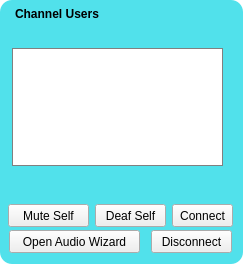
<?xml version="1.0" encoding="UTF-8"?>
<ui version="4.0">
 <class>MumbleClientWidget</class>
 <widget class="QWidget" name="MumbleClientWidget">
  <property name="windowModality">
   <enum>Qt::NonModal</enum>
  </property>
  <property name="enabled">
   <bool>true</bool>
  </property>
  <property name="geometry">
   <rect>
    <x>0</x>
    <y>0</y>
    <width>243</width>
    <height>264</height>
   </rect>
  </property>
  <property name="acceptDrops">
   <bool>true</bool>
  </property>
  <property name="styleSheet">
   <string notr="true">/*QWidget#MumbleClientWidget 
{
 	border: 0px;
	windowFlags: 0x00000800;

}; */

QWidget#MumbleClientWidget 
{
	border: 0px;
	windowFlags: 0x00000800;
    background-color: transparent; }
QFrame#frame { 
windowFlags: 0x00000800;
background-color: rgba(33, 217, 229,200); border-radius: 12px;
}

QLabel, QPushButton {
	font-size: 9pt;
}

QLabel#labelConnectionStateTitle, #labelChannelNameTitle, #labelControlsTitle, #labelChatTitle {
	font-weight: bold;
}

QPlainTextEdit, QLineEdit, QListWidget {
	border: 1px solid grey;
}

QLineEdit {
	border-top: 0px;
}</string>
  </property>
  <widget class="QFrame" name="frame">
   <property name="geometry">
    <rect>
     <x>0</x>
     <y>0</y>
     <width>243</width>
     <height>264</height>
    </rect>
   </property>
   <property name="frameShape">
    <enum>QFrame::StyledPanel</enum>
   </property>
   <property name="frameShadow">
    <enum>QFrame::Raised</enum>
   </property>
   <widget class="QLabel" name="labelChannelNameTitle">
    <property name="geometry">
     <rect>
      <x>13</x>
      <y>6</y>
      <width>93</width>
      <height>16</height>
     </rect>
    </property>
    <property name="sizePolicy">
     <sizepolicy hsizetype="Fixed" vsizetype="Preferred">
      <horstretch>0</horstretch>
      <verstretch>0</verstretch>
     </sizepolicy>
    </property>
    <property name="text">
     <string>Channel Users</string>
    </property>
    <property name="indent">
     <number>2</number>
    </property>
   </widget>
   <widget class="QPushButton" name="buttonDisconnect">
    <property name="geometry">
     <rect>
      <x>151</x>
      <y>230</y>
      <width>81</width>
      <height>23</height>
     </rect>
    </property>
    <property name="text">
     <string>Disconnect</string>
    </property>
   </widget>
   <widget class="QLabel" name="labelConnectionState">
    <property name="geometry">
     <rect>
      <x>9</x>
      <y>170</y>
      <width>221</width>
      <height>31</height>
     </rect>
    </property>
    <property name="text">
     <string/>
    </property>
    <property name="alignment">
     <set>Qt::AlignCenter</set>
    </property>
   </widget>
   <widget class="QListWidget" name="listUsers">
    <property name="geometry">
     <rect>
      <x>12</x>
      <y>48</y>
      <width>211</width>
      <height>118</height>
     </rect>
    </property>
   </widget>
   <widget class="QPushButton" name="deafSelfToggle">
    <property name="geometry">
     <rect>
      <x>95</x>
      <y>204</y>
      <width>71</width>
      <height>23</height>
     </rect>
    </property>
    <property name="text">
     <string>Deaf Self</string>
    </property>
   </widget>
   <widget class="QLabel" name="labelChannelName">
    <property name="geometry">
     <rect>
      <x>11</x>
      <y>24</y>
      <width>211</width>
      <height>21</height>
     </rect>
    </property>
    <property name="sizePolicy">
     <sizepolicy hsizetype="Expanding" vsizetype="Preferred">
      <horstretch>0</horstretch>
      <verstretch>0</verstretch>
     </sizepolicy>
    </property>
    <property name="text">
     <string/>
    </property>
   </widget>
   <widget class="QPushButton" name="buttonOpenConnect">
    <property name="geometry">
     <rect>
      <x>172</x>
      <y>204</y>
      <width>61</width>
      <height>23</height>
     </rect>
    </property>
    <property name="text">
     <string>Connect</string>
    </property>
   </widget>
   <widget class="QPushButton" name="buttonOpenWizard">
    <property name="geometry">
     <rect>
      <x>9</x>
      <y>230</y>
      <width>131</width>
      <height>23</height>
     </rect>
    </property>
    <property name="text">
     <string>Open Audio Wizard</string>
    </property>
   </widget>
   <widget class="QPushButton" name="muteSelfToggle">
    <property name="geometry">
     <rect>
      <x>8</x>
      <y>204</y>
      <width>81</width>
      <height>23</height>
     </rect>
    </property>
    <property name="text">
     <string>Mute Self</string>
    </property>
   </widget>
  </widget>
 </widget>
 <resources/>
 <connections/>
</ui>
